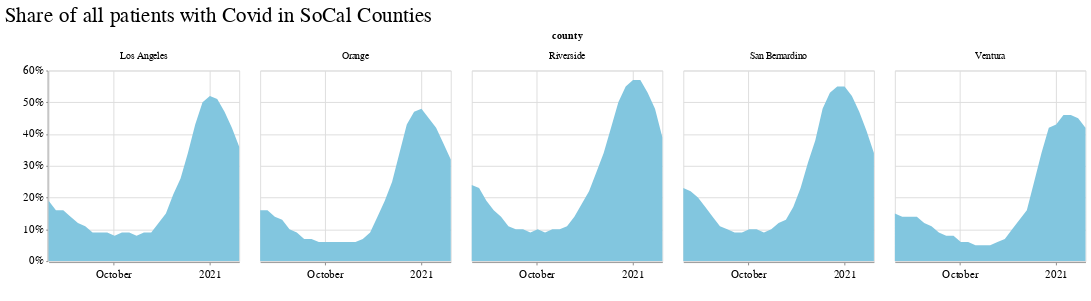

Notebook cell for this chart:
### Code cell
alt.Chart(socal_grouped).mark_area().encode(
    x=alt.X("week:T", axis=alt.Axis(format="", title=" ", tickCount=3)),
    y=alt.Y(
        "covid_patients_share",
        title=" ",
        axis=alt.Axis(format="%", title="", tickCount=6),
    ),
    facet=alt.Facet("county"),
).properties(
    width=200, height=200, title="Share of all patients with Covid in SoCal Counties"
)

### Figure 1 — Vega-Lite specification as saved in the notebook (floating-point values rounded to 4 significant figures; data arrays with more than 128 entries replaced by an {"elided": "..."} marker saying what was removed)
{"config": {"view": {"width": 800, "height": 450}, "background": "#ffffff", "title": {"anchor": "start", "font": "Benton Gothic Bold, sans", "fontColor": "#000000", "fontSize": 22, "fontWeight": "normal"}, "arc": {"fill": "#82c6df"}, "area": {"fill": "#82c6df"}, "line": {"stroke": "#82c6df", "strokeWidth": 3}, "path": {"stroke": "#82c6df"}, "rect": {"fill": "#82c6df"}, "shape": {"stroke": "#82c6df"}, "bar": {"fill": "#82c6df"}, "point": {"stroke": "#82c6df"}, "symbol": {"fill": "#82c6df", "size": 30}, "axis": {"titleFont": "Benton Gothic Bold, sans", "titleFontSize": 13, "titleFontWeight": "normal", "labelFont": "Benton Gothic, sans", "labelFontSize": 11.5, "labelFontWeight": "normal"}, "axisX": {"labelAngle": 0, "labelPadding": 4, "tickSize": 3}, "axisY": {"labelBaseline": "middle", "maxExtent": 45, "minExtent": 45, "tickSize": 2, "titleAlign": "left", "titleAngle": 0, "titleX": -45, "titleY": -11}, "legend": {"titleFont": "Benton Gothic Bold, sans", "titleFontSize": 13, "titleFontWeight": "normal", "symbolType": "square", "labelFont": "Benton Gothic, sans", "labelFontSize": 11.5}, "range": {"category": ["#3580b1", "#ec8431", "#ab7fb4", "#c89d29", "#adc839", "#829eb1"], "diverging": ["#e68a4f", "#f4bb6a", "#f9e39c", "#dadfe2", "#a6b7c6", "#849eae"], "heatmap": ["#fbf2c7", "#f9e39c", "#f8d36e", "#f4bb6a", "#e68a4f", "#d15a40", "#ab4232"], "ordinal": ["#fbf2c7", "#f9e39c", "#f8d36e", "#f4bb6a", "#e68a4f", "#d15a40", "#ab4232"], "ramp": ["#fbf2c7", "#f9e39c", "#f8d36e", "#f4bb6a", "#e68a4f", "#d15a40", "#ab4232"]}}, "data": {"name": "data-c40e848517d61a52db8f6315e2003c71"}, "mark": "area", "encoding": {"facet": {"type": "nominal", "field": "county"}, "x": {"type": "temporal", "axis": {"format": "", "tickCount": 3, "title": " "}, "field": "week"}, "y": {"type": "quantitative", "axis": {"format": "%", "tickCount": 6, "title": ""}, "field": "covid_patients_share", "title": " "}}, "height": 200, "title": "Share of all patients with Covid in SoCal Counties", "width": 200, "$schema": "https://vega.github.io/schema/vega-lite/v4.8.1.json", "datasets": {"data-c40e848517d61a52db8f6315e2003c71": {"elided": "135 records"}}}
